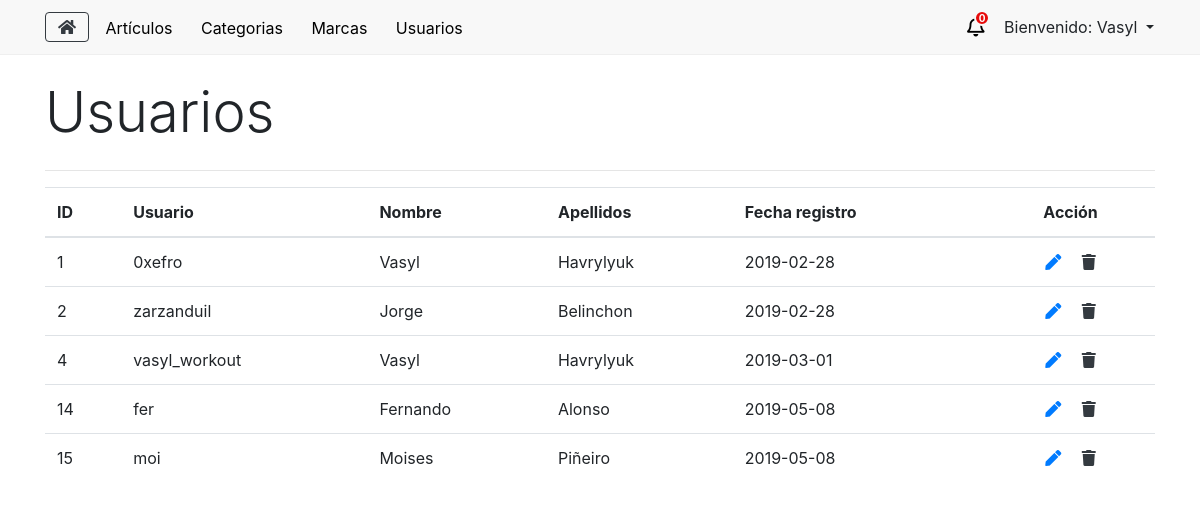
Page /usuarios (signed in) on the earlier database version.
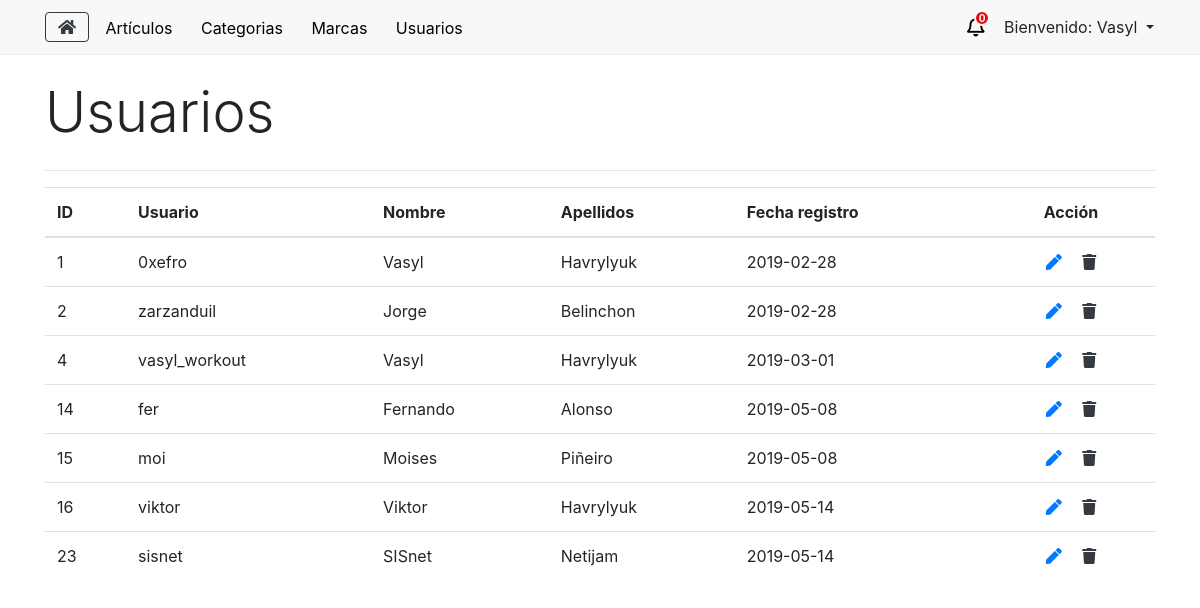
Same page on the later database version.
### tables this page shows
CREATE TABLE `eusuario` (
  `k` int(11) NOT NULL,
  `sUser` varchar(255) NOT NULL,
  `sNombre` varchar(255) NOT NULL,
  `sApellido` varchar(255) NOT NULL,
  `sDni` varchar(255) NOT NULL,
  `sDireccion` varchar(255) NOT NULL,
  `sEmail` varchar(255) NOT NULL,
  `dFechaRegistro` date NOT NULL,
  `bAdministrador` tinyint(4) NOT NULL DEFAULT '0',
  `sPassword` varchar(255) NOT NULL,
  `bStatus` tinyint(4) NOT NULL
);

### application/libraries/Layouts.php (called while the page is built, shortened)
<?php
class Layouts {
    private $CI = null;
    function __construct() {
        $this->CI =& get_instance();
    }
    public function view($data = array()) {
        if (!empty($data)) {
            $vista = $this->CI->load->view($data['vista'], $data['params'], TRUE);
            $this->CI->load->view('layouts/'.$data['layout'], array(
                'contenido' => $vista,
                'titulo' => $data['titulo'],
                'style' => $data['style'],
                'js' => $data['js'],
                'numPedidos' => $this->CI->BackModel->numPedidos()
            ));
        }
    }
}

### application/controllers/AdminController.php (called while the page is built, shortened)
<?php
class AdminController extends CI_Controller {
    public function usuarios() {
        $data = array(
            'usuarios'  => $this->BackModel->getUsuarios()
        );
        $vista = array(
            'vista'     => 'admin/view_usuarios',
            'params'    =>  $data,
            'layout'    => 'ly_admin',
            'titulo'    => 'Usuarios',
            'style'     => '',
            'js'        => 'usuarios'
        );
        $this->layouts->view($vista);
    }
}

### index.php (called while the page is built, shortened)
<?php
require_once BASEPATH.'core/CodeIgniter.php';

### application/models/BackModel.php (called while the page is built, shortened)
<?php
class BackModel extends CI_Model {
    private $con = null;
    public function __construct() {
        try {
            $this->con = $this->load->database('default', true);
        } catch(PDOException $e) {
            die($e->getMessage());
        }
    }
    public function getNombreAdmin($id) {
        $sql = "SELECT * FROM eUsuario WHERE k = '$id'";
        $query = $this->con->query($sql);
        $rs = $query->row('sNombre');
        return $rs;
    }
    public function getUsuarios() {
        $sql = "SELECT * FROM eUsuario";
        $query = $this->con->query($sql);
        $rs = $query->result_array();
        return $rs;
    }
}

### application/views/admin/view_usuarios.php (the view, shortened to what this page needs)
<table class="table table-hover">
        <thead>
            <tr>
                <th class="align-middle">ID</th>
                <th>Usuario</th>
                <th>Nombre</th>
                <th>Apellidos</th>
                <th>Fecha registro</th>
                <th class="text-center">Acción</th>
            </tr>
        </thead>
        <tbody>
            <?php
                foreach($usuarios as $row) {
            ?>
                <tr>
                    <td><?php echo $row['k']; ?></td>
                    <td><?php echo $row['sUser']; ?></td>
                    <td><?php echo $row['sNombre']; ?></td>
                    <td><?php echo $row['sApellido']; ?></td>
                    <td><?php echo $row['dFechaRegistro']; ?></td>
                    <td class="text-center">
                        <a href="usuarios/editar/<?php echo $row['k']; ?>" class="fas fa-pen cursor-pointer px-2 text-primary no-underline"></a>
                        <i onclick="eliminar(<?php echo $row['k']; ?>)" class="fas fa-trash cursor-pointer px-2 text-dark no-underline"></i>
                    </td>
                </tr>
            <?php
                }
            ?>
        </tbody>
    </table>
</div>

### application/views/layouts/ly_admin.php (shortened to what this page needs)
<?php
    $nombreAdmin = $this->BackModel->getNombreAdmin($_SESSION['id']);
?>
<!DOCTYPE html>
<html lang="es">
<head>
    <link rel="stylesheet" href="https://stackpath.bootstrapcdn.com/bootstrap/4.3.1/css/bootstrap.min.css">
    <link rel="stylesheet" href="https://use.fontawesome.com/releases/v5.7.2/css/all.css">
    <link rel="stylesheet" href="<?php echo base_url()."assets/css/_admin.css"; ?>">
</head>
<body>
    <header class="mb-4">
        <nav class="py-2">
            <div class="container d-flex justify-content-between align-items-center">
                <div class="menu-items">
                    <a href="<?php echo base_url(); ?>" class="fas fa-home btn btn-outline-dark"></a>
                    <div class="dropdown">
                        <a class="dropbtn btn" href="<?php echo base_url().'articulos'; ?>">Artículos</a>
                    </div>
                    <div class="dropdown">
                        <a class="dropbtn btn" href="<?php echo base_url().'categorias'; ?>">Categorias</a>
                    </div>
                    <div class="dropdown">
                        <a class="dropbtn btn" href="<?php echo base_url().'marcas'; ?>">Marcas</a>
                    </div>
                    <div class="dropdown">
                        <a class="dropbtn btn" href="<?php echo base_url().'usuarios'; ?>">Usuarios</a>
                    </div>
                </div>
                <div class="btn-group">
                    <div id="notificacionWrapper" class="d-flex align-items-center">
                        <i class="far fa-bell text-danger campana"></i>
                        <span class="badget number"><?php echo $numPedidos; ?></span>
                    </div>
                    <button type="button" class="btn dropdown-toggle pr-0" data-toggle="dropdown" aria-haspopup="true" aria-expanded="false">
                        Bienvenido: <?php echo $nombreAdmin; ?>
                    </button>
                </div>
            </div>
        </nav>
    </header>
    <section>
        <div class="container">
            <h1 class="lead display-4 mb-4"><?php echo $titulo; ?></h1>
            <hr>
            <?php
                echo $contenido;
            ?>
    </section>
</body>
</html>

### assets/css/_admin.css (style rules this page uses)
.cursor-pointer { cursor: pointer; }
.no-underline { text-decoration: none !important; }
header { background: #f8f8f8; border-bottom: 1px solid #efefef; }
#notificacionWrapper { position: relative; margin-right: 25px; cursor: pointer; }
#notificacionWrapper .campana { position: absolute; color: #000 !important; font-size: 20px; }
#notificacionWrapper .number { display: flex; align-items: center; justify-content: center; width: 16px; height: 16px; background: rgb(231, 10, 10); color: white; text-align: center; top: 2px; left: 7px; position: absolute; border-radius: 50%; font-size: 10px; font-weight: bold; border: 2px solid #f8f8f8; padding: 6px; }
.menu-items * { transition: unset; }
.dropbtn { margin-top: 1px; color: rgb(0, 0, 0); font-size: 16px; border: none; cursor: pointer; border-radius: unset; }
.dropdown { position: relative; display: inline-block; }

Differences in the rows shown:
added eusuario: k "16", sUser "viktor", sNombre "Viktor", sApellido "Havrylyuk", dFechaRegistro "2019-05-14"
added eusuario: k "23", sUser "sisnet", sNombre "SISnet", sApellido "Netijam", dFechaRegistro "2019-05-14"
